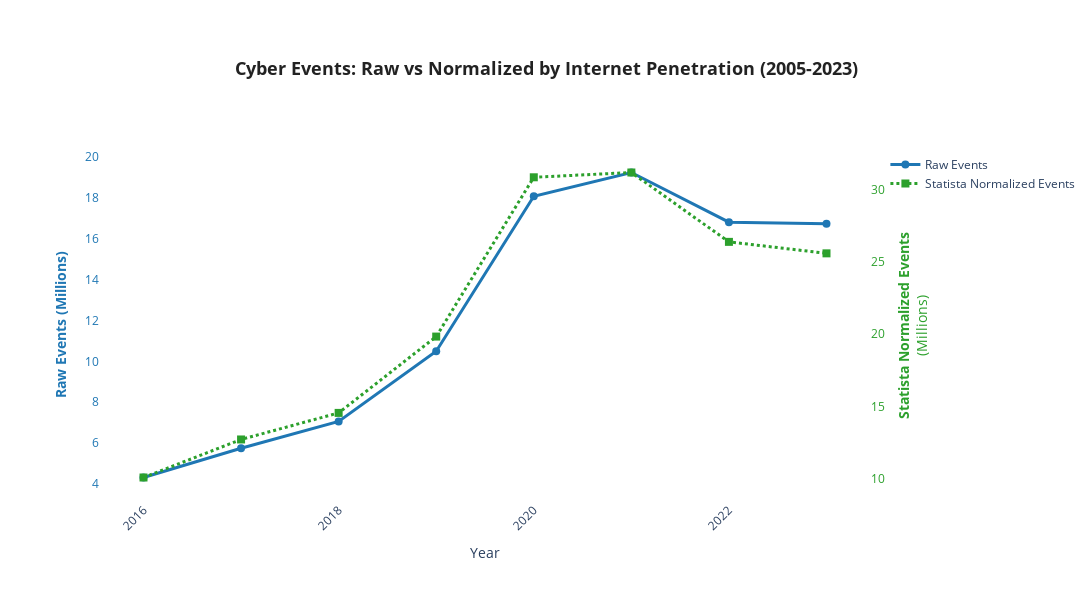

Here is the notebook cell this chart was saved with:
### Code cell
# Create overlay chart: Raw vs Normalized events on same plot with dual axes
fig_analysis = go.Figure()

# Add raw events (left axis)
fig_analysis.add_trace(go.Scatter(
    x=df_statista_with_internet['Year'],
    y=df_statista_with_internet['Events'],
    mode='lines+markers',
    name='Raw Events',
    line=dict(color='#1f77b4', width=3),
    marker=dict(size=8),
    yaxis='y1',
    hovertemplate='<b>Year: %{x}</b><br>Raw Events: %{y:,.0f}<extra></extra>'
))

# Add normalized statista dataset events (right axis)
fig_analysis.add_trace(go.Scatter(
    x=df_statista_with_internet['Year'],
    y=df_statista_with_internet['Events_Normalized'],
    mode='lines+markers',
    name='Statista Normalized Events',
    line=dict(color='#2ca02c', width=3, dash='dot'),
    marker=dict(size=8, symbol='square'),
    yaxis='y2',
    hovertemplate='<b>Year: %{x}</b><br>Normalized: %{y:,.0f}<extra></extra>'
))

# Update layout with dual axes
fig_analysis.update_layout(
    title={
        'text': '<b>Cyber Events: Raw vs Normalized by Internet Penetration (2005-2023)</b>',
        'x': 0.5,
        'xanchor': 'center',
        'font': {'size': 18, 'color': '#222222'}
    },
    xaxis=dict(
        title='Year',
        dtick=2,
        tickangle=-45
    ),
    yaxis=dict(
        title='<b>Raw Events (Millions)</b>',
        title_font=dict(color='#1f77b4'),
        tickfont=dict(color='#1f77b4')
    ),
    yaxis2=dict(
        title='<b>Statista Normalized Events</b><br>(Millions)',
        title_font=dict(color='#2ca02c'),
        tickfont=dict(color='#2ca02c'),
        overlaying='y',
        side='right'
    ),
    width=1200,
    height=600,
    hovermode='x unified',
    plot_bgcolor='#ffffff',
    paper_bgcolor='#ffffff',
    margin=dict(l=100, r=100, t=150, b=100)
)

# Save outputs
output_dir = Path('./outputs')
output_dir.mkdir(parents=True, exist_ok=True)

fig_analysis.write_html(output_dir / '03_statista_raw_vs_normalized.html')
fig_analysis.write_image(output_dir / '03_statista_raw_vs_normalized.png', width=1200, height=600)

print("✓ Chart saved: ./outputs/03_statista_raw_vs_normalized.html")
print("✓ Chart saved: ./outputs/03_statista_raw_vs_normalized.png")

fig_analysis.show()

### Figure 1 — Plotly figure (JSON) as saved in the notebook; plotly's stock layout.template omitted (floating-point values rounded to 4 significant figures)
{"data": [{"hovertemplate": "<b>Year: %{x}</b><br>Raw Events: %{y:,.0f}<extra></extra>", "line": {"color": "#1f77b4", "width": 3}, "marker": {"size": 8}, "mode": "lines+markers", "name": "Raw Events", "type": "scatter", "x": [2016, 2017, 2018, 2019, 2020, 2021, 2022, 2023], "y": [4.32, 5.75, 7.06, 10.49, 18.07, 19.23, 16.8, 16.73], "yaxis": "y"}, {"hovertemplate": "<b>Year: %{x}</b><br>Normalized: %{y:,.0f}<extra></extra>", "line": {"color": "#2ca02c", "dash": "dot", "width": 3}, "marker": {"size": 8, "symbol": "square"}, "mode": "lines+markers", "name": "Statista Normalized Events", "type": "scatter", "x": [2016, 2017, 2018, 2019, 2020, 2021, 2022, 2023], "y": [10.09, 12.72, 14.56, 19.83, 30.84, 31.17, 26.37, 25.58], "yaxis": "y2"}], "layout": {"height": 600, "hovermode": "x unified", "margin": {"b": 100, "l": 100, "r": 100, "t": 150}, "paper_bgcolor": "#ffffff", "plot_bgcolor": "#ffffff", "title": {"font": {"color": "#222222", "size": 18}, "text": "<b>Cyber Events: Raw vs Normalized by Internet Penetration (2005-2023)</b>", "x": 0.5, "xanchor": "center"}, "width": 1200, "xaxis": {"dtick": 2, "tickangle": -45, "title": {"text": "Year"}}, "yaxis": {"tickfont": {"color": "#1f77b4"}, "title": {"font": {"color": "#1f77b4"}, "text": "<b>Raw Events (Millions)</b>"}}, "yaxis2": {"overlaying": "y", "side": "right", "tickfont": {"color": "#2ca02c"}, "title": {"font": {"color": "#2ca02c"}, "text": "<b>Statista Normalized Events</b><br>(Millions)"}}}}
